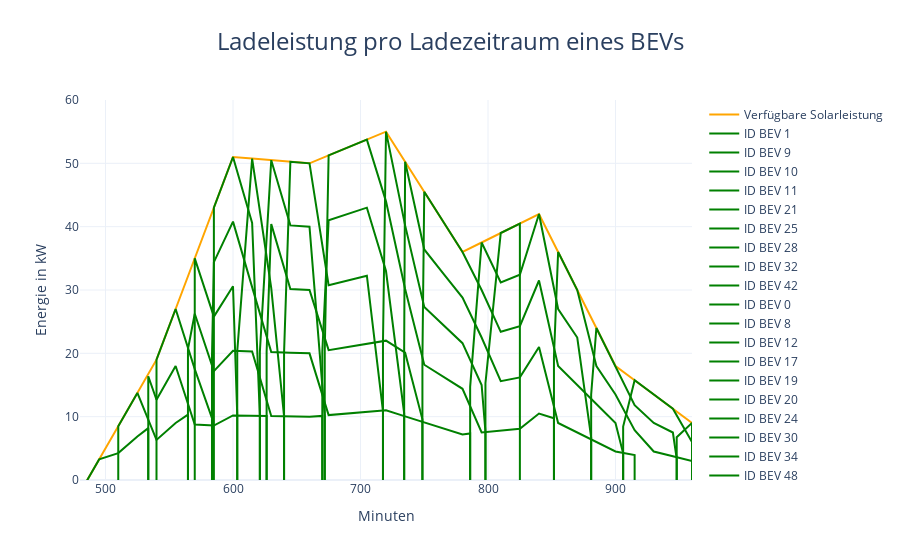

Source (notebook cell):
### Code cell
import figureGeneration

figureGeneration.create_charging_power_figure(simulation_day, solarpeakleistung, bev_data, minute_interval)

### Figure 1 — Plotly figure (JSON) as saved in the notebook; plotly's stock layout.template omitted (floating-point values rounded to 4 significant figures)
{"data": [{"line": {"color": "orange"}, "name": "Verfügbare Solarleistung", "type": "scatter", "x": [480, 495, 510, 525, 540, 555, 570, 585, 600, 615, 630, 645, 660, 675, 690, 705, 720, 735, 750, 765, 780, 795, 810, 825, 840, 855, 870, 885, 900, 915, 930, 945, 960], "y": [-2, 3.25, 8.5, 13.75, 19, 27, 35, 43, 51, 50.75, 50.5, 50.25, 50, 51.25, 52.5, 53.75, 55, 50.25, 45.5, 40.75, 36, 37.5, 39, 40.5, 42, 36, 30, 24, 18, 15.75, 13.5, 11.25, 9]}, {"line": {"color": "green"}, "mode": "lines", "name": "ID BEV 1", "type": "scatter", "x": [480, 480, 495, 510, 525, 533.5, 533.5], "y": [0, -2, 3.25, 4.25, 6.875, 8.19, 0]}, {"line": {"color": "green"}, "mode": "lines", "name": "ID BEV 9", "type": "scatter", "x": [510, 510, 525, 540, 555, 564.7, 564.7], "y": [0, 8.5, 13.75, 6.333, 9, 10.33, 0]}, {"line": {"color": "green"}, "mode": "lines", "name": "ID BEV 10", "type": "scatter", "x": [533.5, 533.5, 540, 555, 570, 585, 600, 615, 626.4, 626.4], "y": [0, 16.38, 12.67, 18, 8.75, 8.6, 10.2, 10.15, 10.12, 0]}, {"line": {"color": "green"}, "mode": "lines", "name": "ID BEV 11", "type": "scatter", "x": [540, 540, 555, 570, 583.5, 583.5], "y": [0, 19, 27, 17.5, 9.75, 0]}, {"line": {"color": "green"}, "mode": "lines", "name": "ID BEV 21", "type": "scatter", "x": [564.7, 564.7, 570, 585, 600, 615, 630, 645, 660, 670.0, 670.0], "y": [0, 20.67, 26.25, 17.2, 20.4, 20.3, 10.1, 10.05, 10, 10.12, 0]}, {"line": {"color": "green"}, "mode": "lines", "name": "ID BEV 25", "type": "scatter", "x": [570, 570, 585, 600, 603.3, 603.3], "y": [0, 35, 25.8, 30.6, 10.18, 0]}, {"line": {"color": "green"}, "mode": "lines", "name": "ID BEV 28", "type": "scatter", "x": [583.5, 583.5, 585, 600, 615, 630, 645, 660, 675, 690, 705, 720, 735, 750, 765, 780, 786, 786], "y": [0, 19.5, 34.4, 40.8, 30.45, 20.2, 20.1, 20, 10.25, 10.5, 10.75, 11, 10.05, 9.1, 8.15, 7.2, 7.35, 0]}, {"line": {"color": "green"}, "mode": "lines", "name": "ID BEV 32", "type": "scatter", "x": [585, 585, 600, 615, 621.1, 621.1], "y": [0, 43, 51, 40.6, 10.12, 0]}, {"line": {"color": "green"}, "mode": "lines", "name": "ID BEV 42", "type": "scatter", "x": [603.3, 603.3, 615, 630, 640.0, 640.0], "y": [0, 20.35, 50.75, 30.3, 10.08, 0]}, {"line": {"color": "green"}, "mode": "lines", "name": "ID BEV 0", "type": "scatter", "x": [626.4, 626.4, 630, 645, 660, 675, 690, 705, 720, 735, 748.6, 748.6], "y": [0, 20.25, 40.4, 30.15, 30, 20.5, 21, 21.5, 22, 20.1, 9.576, 0]}, {"line": {"color": "green"}, "mode": "lines", "name": "ID BEV 8", "type": "scatter", "x": [621.1, 621.1, 630, 645, 660, 672.0, 672.0], "y": [0, 20.25, 50.5, 40.2, 40, 10.12, 0]}, {"line": {"color": "green"}, "mode": "lines", "name": "ID BEV 12", "type": "scatter", "x": [640.0, 640.0, 645, 660, 675, 690, 705, 717.6, 717.6], "y": [0, 20.15, 50.25, 50, 30.75, 31.5, 32.25, 10.88, 0]}, {"line": {"color": "green"}, "mode": "lines", "name": "ID BEV 17", "type": "scatter", "x": [670.0, 670.0, 675, 690, 705, 720, 734.3, 734.3], "y": [0, 20.25, 41, 42, 43, 33, 10.52, 0]}, {"line": {"color": "green"}, "mode": "lines", "name": "ID BEV 19", "type": "scatter", "x": [672.0, 672.0, 675, 690, 705, 720, 735, 750, 765, 780, 795, 810, 825, 840, 851.7, 851.7], "y": [0, 20.25, 51.25, 52.5, 53.75, 44, 30.15, 18.2, 16.3, 14.4, 7.5, 7.8, 8.1, 10.5, 9.75, 0]}, {"line": {"color": "green"}, "mode": "lines", "name": "ID BEV 20", "type": "scatter", "x": [717.6, 717.6, 720, 735, 750, 765, 780, 795, 798, 798], "y": [0, 21.75, 55, 40.2, 27.3, 24.45, 21.6, 15, 7.65, 0]}, {"line": {"color": "green"}, "mode": "lines", "name": "ID BEV 24", "type": "scatter", "x": [734.3, 734.3, 735, 750, 765, 780, 795, 810, 825, 840, 855, 870, 885, 900, 915, 915], "y": [0, 21.05, 50.25, 36.4, 32.6, 28.8, 22.5, 15.6, 16.2, 21, 9, 7.5, 6, 4.5, 3.938, 0]}, {"line": {"color": "green"}, "mode": "lines", "name": "ID BEV 30", "type": "scatter", "x": [748.6, 748.6, 750, 765, 780, 795, 810, 825, 840, 855, 870, 885, 900, 906, 906], "y": [0, 19.15, 45.5, 40.75, 36, 30, 23.4, 24.3, 31.5, 18, 15, 12, 9, 4.22, 0]}, {"line": {"color": "green"}, "mode": "lines", "name": "ID BEV 34", "type": "scatter", "x": [786, 786, 795, 810, 825, 840, 855, 870, 880.9, 880.9], "y": [0, 14.7, 37.5, 31.2, 32.4, 42, 27, 22.5, 6.75, 0]}, {"line": {"color": "green"}, "mode": "lines", "name": "ID BEV 48", "type": "scatter", "x": [798, 798, 810, 825, 825], "y": [0, 15.3, 39, 40.5, 0]}, {"line": {"color": "green"}, "mode": "lines", "name": "ID BEV 13", "type": "scatter", "x": [851.7, 851.7, 855, 870, 885, 900, 915, 930, 945, 960, 972, 972], "y": [0, 19.5, 36, 30, 18, 13.5, 7.875, 4.5, 3.75, 3, 2.627, 0]}, {"line": {"color": "green"}, "mode": "lines", "name": "ID BEV 14", "type": "scatter", "x": [880.9, 880.9, 885, 900, 915, 930, 945, 948, 948], "y": [0, 13.5, 24, 18, 11.81, 9, 7.5, 3.373, 0]}, {"line": {"color": "green"}, "mode": "lines", "name": "ID BEV 38", "type": "scatter", "x": [906, 906, 915, 930, 945, 960, 960], "y": [0, 8.44, 15.75, 13.5, 11.25, 6, 0]}, {"line": {"color": "green"}, "mode": "lines", "name": "ID BEV 7", "type": "scatter", "x": [948, 948, 960, 960], "y": [0, 6.747, 9, 0]}, {"line": {"color": "green"}, "mode": "lines", "name": "ID BEV 33", "type": "scatter", "x": [972, 972, 972], "y": [0, 5.253, 0]}], "layout": {"title": {"font": {"size": 24}, "text": "Ladeleistung pro Ladezeitraum eines BEVs", "x": 0.5, "xanchor": "center"}, "xaxis": {"range": [480, 960], "showgrid": true, "title": {"text": "Minuten"}}, "yaxis": {"range": [0, 60], "title": {"text": "Energie in kW"}}}}
